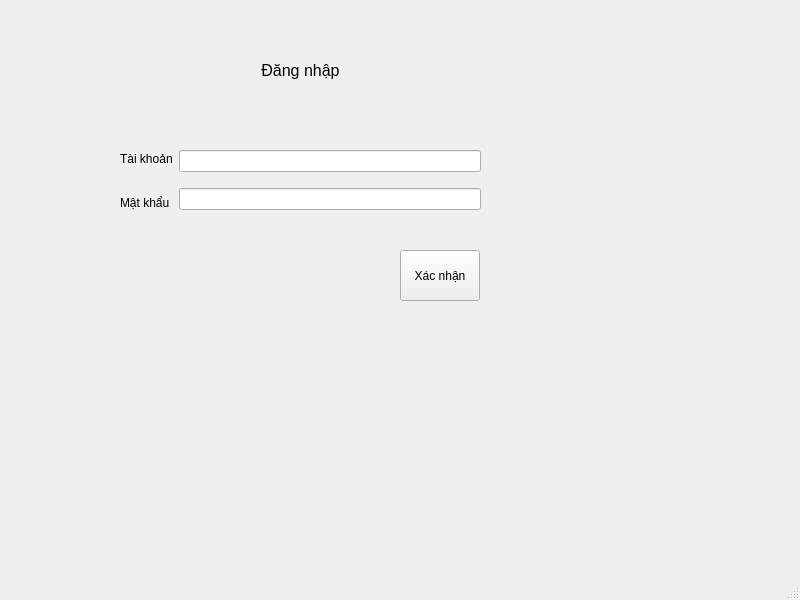
<?xml version="1.0" encoding="UTF-8"?>
<ui version="4.0">
 <class>LogInForm</class>
 <widget class="QMainWindow" name="LogInForm">
  <property name="geometry">
   <rect>
    <x>0</x>
    <y>0</y>
    <width>800</width>
    <height>600</height>
   </rect>
  </property>
  <property name="windowTitle">
   <string>MainWindow</string>
  </property>
  <widget class="QWidget" name="centralwidget">
   <widget class="QLabel" name="label">
    <property name="geometry">
     <rect>
      <x>200</x>
      <y>30</y>
      <width>201</width>
      <height>81</height>
     </rect>
    </property>
    <property name="font">
     <font>
      <pointsize>12</pointsize>
     </font>
    </property>
    <property name="text">
     <string>Đăng nhập</string>
    </property>
    <property name="alignment">
     <set>Qt::AlignCenter</set>
    </property>
   </widget>
   <widget class="QPushButton" name="confirmButton">
    <property name="geometry">
     <rect>
      <x>400</x>
      <y>250</y>
      <width>80</width>
      <height>51</height>
     </rect>
    </property>
    <property name="text">
     <string>Xác nhận</string>
    </property>
   </widget>
   <widget class="QWidget" name="">
    <property name="geometry">
     <rect>
      <x>120</x>
      <y>140</y>
      <width>361</width>
      <height>81</height>
     </rect>
    </property>
    <layout class="QHBoxLayout" name="horizontalLayout">
     <item>
      <layout class="QVBoxLayout" name="verticalLayout_2">
       <item>
        <widget class="QLabel" name="label_2">
         <property name="text">
          <string>Tài khoản</string>
         </property>
        </widget>
       </item>
       <item>
        <widget class="QLabel" name="label_3">
         <property name="text">
          <string>Mật khẩu</string>
         </property>
        </widget>
       </item>
      </layout>
     </item>
     <item>
      <layout class="QVBoxLayout" name="verticalLayout">
       <item>
        <widget class="QLineEdit" name="taiKhoanLine"/>
       </item>
       <item>
        <widget class="QLineEdit" name="matKhauLine"/>
       </item>
      </layout>
     </item>
    </layout>
   </widget>
  </widget>
  <widget class="QMenuBar" name="menubar">
   <property name="geometry">
    <rect>
     <x>0</x>
     <y>0</y>
     <width>800</width>
     <height>17</height>
    </rect>
   </property>
  </widget>
  <widget class="QStatusBar" name="statusbar"/>
 </widget>
 <resources/>
 <connections/>
</ui>
